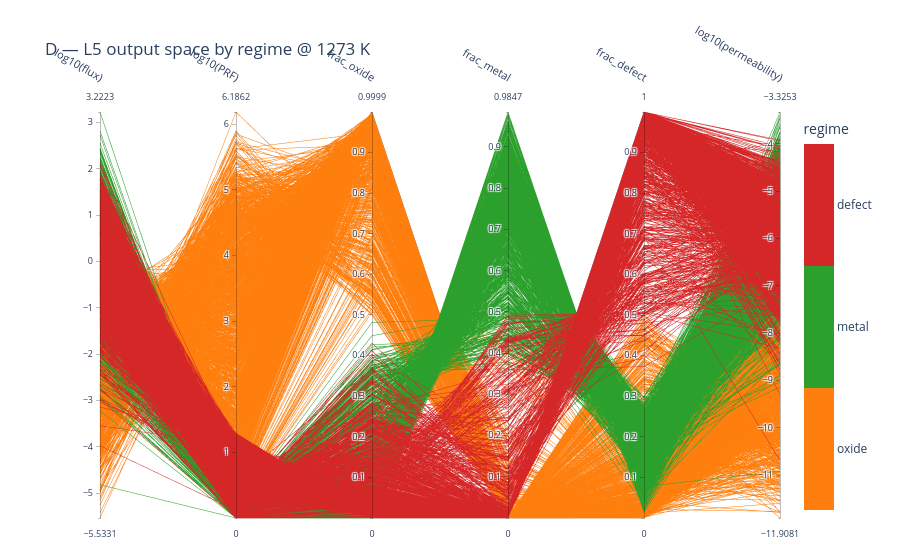

The notebook cell this image was saved under:
### Markdown cell above
## D — output space coloured by regime

Axes = the model outputs; colour = regime. Shows how the regimes separate in *output* space —
e.g. the oxide regime reaching PRF ~30 while metal sits at ~1.0 (no barrier), and `frac_defect`
climbing toward 1 in the defect cluster.

### Code cell
dimsD = ['flux', 'PRF', 'frac_oxide', 'frac_metal', 'frac_defect', 'permeability']
figD = parallel_coordinates_samples(
    master_T, dimsD, color_by='regime', log_dims=logsub(dimsD),
    title=f'D — L5 output space by regime @ {T_SHOW} K',
    save_html=os.path.join(FIG_DIR, 'pcp_D_outputs.html'))
figD

### Figure 1 — Plotly figure (JSON) as saved in the notebook; plotly's stock layout.template omitted (floating-point values rounded to 4 significant figures; data arrays with more than 128 entries replaced by an {"elided": "..."} marker saying what was removed)
{"data": [{"dimensions": [{"label": "log10(flux)", "values": {"elided": "5145 float values"}}, {"label": "log10(PRF)", "values": {"elided": "5145 float values"}}, {"label": "frac_oxide", "values": {"elided": "5145 float values"}}, {"label": "frac_metal", "values": {"elided": "5145 float values"}}, {"label": "frac_defect", "values": {"elided": "5145 float values"}}, {"label": "log10(permeability)", "values": {"elided": "5145 float values"}}], "labelangle": 30, "labelfont": {"size": 11}, "labelside": "top", "line": {"cmax": 2.5, "cmin": -0.5, "color": {"elided": "5145 float values"}, "colorbar": {"ticktext": ["oxide", "metal", "defect"], "tickvals": [0, 1, 2], "title": {"text": "regime"}}, "colorscale": [[0.0, "#ff7f0e"], [0.3333, "#ff7f0e"], [0.3333, "#2ca02c"], [0.6667, "#2ca02c"], [0.6667, "#d62728"], [1.0, "#d62728"]], "showscale": true}, "rangefont": {"size": 9}, "tickfont": {"size": 9}, "type": "parcoords"}], "layout": {"font": {"size": 12}, "margin": {"b": 40, "l": 100, "r": 120, "t": 110}, "title": {"text": "D — L5 output space by regime @ 1273 K"}}}
